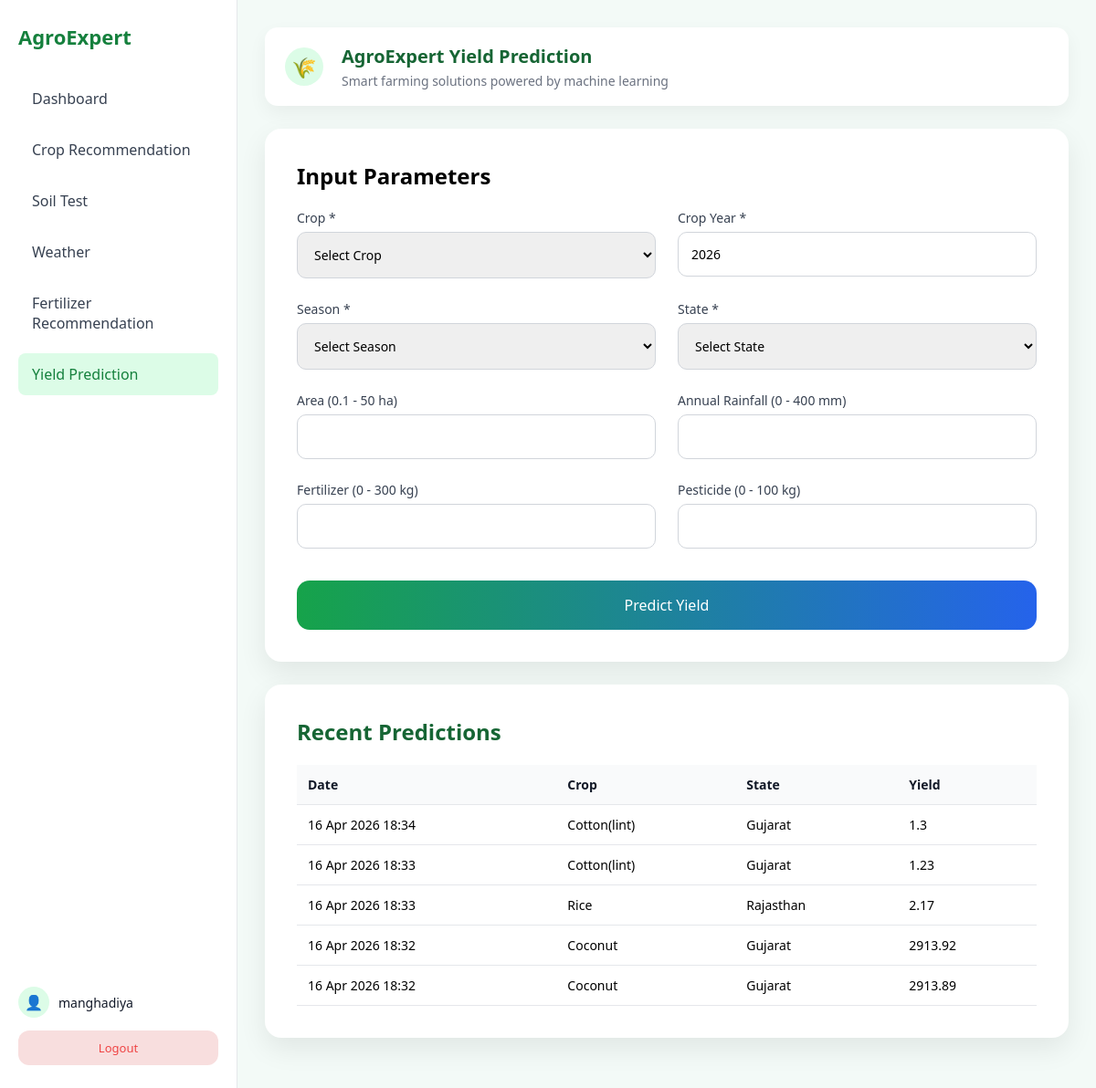
/yield/ (signed in), run on the app's committed database.
### core/models.py (models this page shows, shortened)
class YieldHistory(models.Model):
    user = models.ForeignKey(User, on_delete=models.CASCADE)
    crop = models.CharField(max_length=100)
    crop_year = models.IntegerField()
    season = models.CharField(max_length=100)
    state = models.CharField(max_length=100)
    area = models.FloatField()
    annual_rainfall = models.FloatField()
    fertilizer = models.FloatField()
    pesticide = models.FloatField()
    prediction = models.FloatField()
    created_at = models.DateTimeField(auto_now_add=True)

### core/views.py (the view, shortened to what this page needs)
# urls.py: path('yield/', views.yield_prediction, name='yield_prediction'),
def yield_prediction(request):
    result = None
    history = []
    error = None
    if request.user.is_authenticated:
        history = YieldHistory.objects.filter(
            user=request.user
        ).order_by("-created_at")[:10]
    return render(request, "core/yield.html", {
        "result": result,
        "history": history,
        "error": error
    })

### core/templates/core/yield.html (shortened to what this page needs)
{% load static %}
<!DOCTYPE html>
<html lang="en">
<head>
<link rel="stylesheet" href="{% static 'core/css/yield.css' %}">
</head>
<body>
<div class="dashboard">
    <aside class="sidebar">
        <a href="{% url 'dashboard' %}" class="logo">AgroExpert</a>
        <ul class="nav">
            <li><a href="{% url 'dashboard' %}">Dashboard</a></li>
            <li><a href="{% url 'crop' %}">Crop Recommendation</a></li>
            <li><a href="{% url 'soil_test' %}">Soil Test</a></li>
            <li><a href="{% url 'weather' %}">Weather</a></li>
            <li><a href="{% url 'fertilizer' %}">Fertilizer Recommendation</a></li>
            <li class="active"><a href="{% url 'yield_prediction' %}">Yield Prediction</a></li>
        </ul>
        <div class="sidebar-bottom">
            <div class="user-box">
                <div class="avatar">👤</div>
                <span>{{ request.user.username }}</span>
            </div>
            <a href="{% url 'logout' %}" class="logout-btn">Logout</a>
        </div>
    </aside>
    <main class="main">
        <div class="top-header-box">
            <div class="header-left">
                <div class="app-icon">🌾</div>
                <div>
                    <h3>AgroExpert Yield Prediction</h3>
                    <p>Smart farming solutions powered by machine learning</p>
                </div>
            </div>
        </div>
        <div class="card">
            <h2>Input Parameters</h2>
            <form method="POST" id="yieldForm">
                <div class="form-grid">
                    <div>
                        <label>Crop *</label>
                        <select name="crop" required>
                            <option value="">Select Crop</option>
                        </select>
                    </div>
                    <div>
                        <label>Crop Year *</label>
                        <input type="number" name="crop_year" min="2000" max="2035" required>
                    </div>
                    <div>
                        <label>Season *</label>
                        <select name="season" required>
                            <option value="">Select Season</option>
                        </select>
                    </div>
                    <div>
                        <label>State *</label>
                        <select name="state" required>
                            <option value="">Select State</option>
                        </select>
                    </div>
                    <div>
                        <label>Area (0.1 - 50 ha)</label>
                        <input type="number" name="area" min="0.1" max="50" step="0.1" required>
                    </div>
                    <div>
                        <label>Annual Rainfall (0 - 400 mm)</label>
                        <input type="number" name="annual_rainfall" min="0" max="400" required>
                    </div>
                    <div>
                        <label>Fertilizer (0 - 300 kg)</label>
                        <input type="number" name="fertilizer" min="0" max="300" required>
                    </div>
                    <div>
                        <label>Pesticide (0 - 100 kg)</label>
                        <input type="number" name="pesticide" min="0" max="100" required>
                    </div>
                </div>
                <button type="submit" class="predict-btn">
                    Predict Yield
                </button>
            </form>
        </div>
        <div class="card history-card">
            <h2>Recent Predictions</h2>
            <table>
                <thead>
                    <tr>
                        <th>Date</th>
                        <th>Crop</th>
                        <th>State</th>
                        <th>Yield</th>
                    </tr>
                </thead>
                <tbody>
                    {% for row in history %}
                    <tr>
                        <td>{{ row.created_at|date:"d M Y H:i" }}</td>
                        <td>{{ row.crop }}</td>
                        <td>{{ row.state }}</td>
                        <td>{{ row.prediction }}</td>
                    </tr>
                    {% empty %}
                    <tr>
                        <td colspan="4">No prediction history</td>
                    </tr>
                    {% endfor %}
                </tbody>
            </table>
        </div>
    </main>
</div>
</body>
</html>

### core/static/core/css/yield.css (style rules this page uses)
* { margin:0; padding:0; box-sizing:border-box; font-family:"Segoe UI", Arial, sans-serif; }
body { background:#f3faf7; }
.dashboard { display:flex; height:100vh; overflow:hidden; }
.sidebar { width:260px; background:#ffffff; padding:25px 20px; border-right:1px solid #e5e7eb; position:fixed; top:0; left:0; height:100vh; display:flex; flex-direction:column; }
.logo { display:block; font-size:22px; font-weight:700; color:#15803d; text-decoration:none; margin-bottom:30px; }
.nav { list-style:none; flex:1; }
.nav li { margin-bottom:10px; }
.nav a { display:block; padding:12px 15px; border-radius:8px; text-decoration:none; color:#374151; transition:0.3s; }
.nav li.active a, .nav a:hover { background:#dcfce7; color:#15803d; }
.sidebar-bottom { margin-top:auto; padding-top:18px; }
.user-box { display:flex; align-items:center; gap:10px; margin-bottom:14px; }
.avatar { width:34px; height:34px; border-radius:50%; background:#dcfce7; display:flex; align-items:center; justify-content:center; font-size:16px; }
.user-box span { font-size:14px; font-weight:500; color:#111827; }
.logout-btn { display:block; width:100%; text-align:center; text-decoration:none; padding:10px 12px; border-radius:12px; background:#f8dede; color:#ef4444; font-size:13px; font-weight:500; transition:0.3s; }
.main { margin-left:260px; width:calc(100% - 260px); height:100vh; overflow-y:auto; padding:30px; }
.top-header-box { background:#ffffff; border-radius:14px; padding:18px 22px; display:flex; align-items:center; justify-content:space-between; box-shadow:0 8px 20px rgba(0,0,0,0.05); margin-bottom:25px; }
.header-left { display:flex; align-items:center; gap:20px; }
.app-icon { width:42px; height:42px; border-radius:50%; background:#dcfce7; display:flex; align-items:center; justify-content:center; font-size:22px; }
.header-left h3 { font-size:20px; margin-bottom:4px; color:#166534; }
.header-left p { font-size:14px; color:#6b7280; }
.card { background:#ffffff; border-radius:18px; padding:35px; box-shadow:0 12px 30px rgba(0,0,0,0.08); margin-bottom:25px; }
.form-grid { display:grid; grid-template-columns:repeat(2,1fr); gap:24px; margin-top:20px; }
label { display:block; font-size:14px; margin-bottom:6px; color:#374151; }
input, select { width:100%; padding:14px; border-radius:10px; border:1px solid #d1d5db; outline:none; font-size:14px; transition:0.2s; }
.predict-btn { margin-top:35px; width:100%; padding:16px; background:linear-gradient(to right,#16a34a,#2563eb); color:#ffffff; border:none; border-radius:14px; font-size:16px; cursor:pointer; transition:0.3s; }
.history-card h2 { margin-bottom:20px; color:#166534; }
table { width:100%; border-collapse:collapse; }
th, td { padding:12px; text-align:left; border-bottom:1px solid #e5e7eb; font-size:14px; }
th { background:#f9fafb; color:#111827; }

### data on the page
YieldHistory: created_at "16 Apr 2026 18:34", crop "Cotton(lint)", state "Gujarat", prediction "1.3"
YieldHistory: created_at "16 Apr 2026 18:33", crop "Cotton(lint)", state "Gujarat", prediction "1.23"
YieldHistory: created_at "16 Apr 2026 18:33", crop "Rice", state "Rajasthan", prediction "2.17"
YieldHistory: created_at "16 Apr 2026 18:32", crop "Coconut", state "Gujarat", prediction "2913.92"
YieldHistory: created_at "16 Apr 2026 18:32", crop "Coconut", state "Gujarat", prediction "2913.89"

### other printed values
{{ request.user.username }} "manghadiya"
